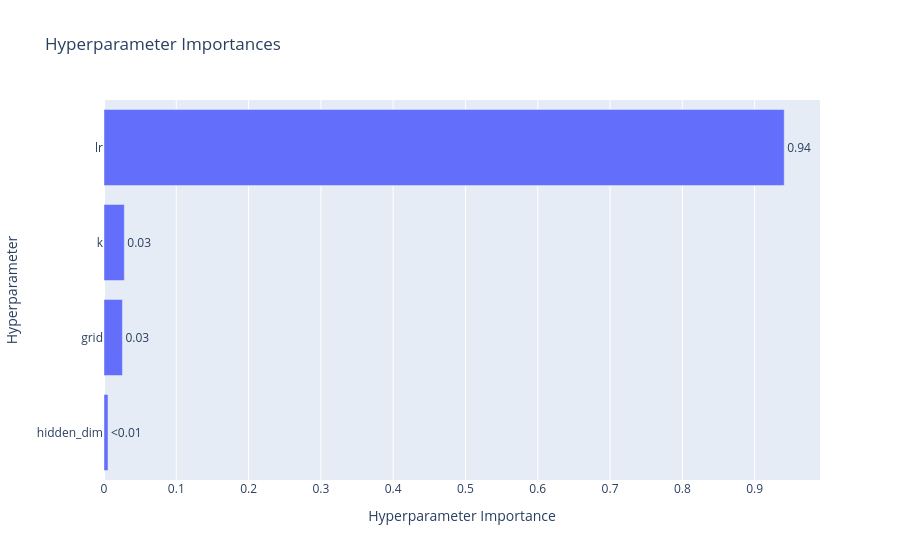

Here is the notebook cell this chart was saved with:
### Markdown cell above
### 3.4 Visualizar histórico da busca

### Code cell
optuna_vis.plot_param_importances(study)

### Figure 1 — Plotly figure (JSON) as saved in the notebook; plotly's stock layout.template omitted (floating-point values rounded to 4 significant figures)
{"data": [{"cliponaxis": false, "hovertemplate": ["hidden_dim (IntDistribution): 0.0055253523536931744<extra></extra>", "grid (IntDistribution): 0.025477331553354885<extra></extra>", "k (CategoricalDistribution): 0.02809702993006406<extra></extra>", "lr (FloatDistribution): 0.9409002861628879<extra></extra>"], "name": "Objective Value", "orientation": "h", "text": ["<0.01", "0.03", "0.03", "0.94"], "textposition": "outside", "type": "bar", "x": [0.005525, 0.02548, 0.0281, 0.9409], "y": ["hidden_dim", "grid", "k", "lr"]}], "layout": {"title": {"text": "Hyperparameter Importances"}, "xaxis": {"title": {"text": "Hyperparameter Importance"}}, "yaxis": {"title": {"text": "Hyperparameter"}}}}
